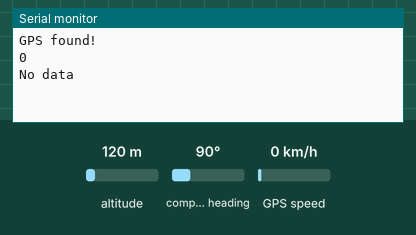
This sketch was run on a simulated ESP32. On the bench: the last lines printed to the serial monitor. The test bench sets the inputs (shaded band); at power-on: altitude 120 m, GPS speed 0 km/h, compass heading 90°. The GPS gets a fix after 3 s at 37.7749, -122.4194 with 8 satellites.

Above: at 3.2 s.
3.3 s: altitude set to 20 m
At 6.2 s:
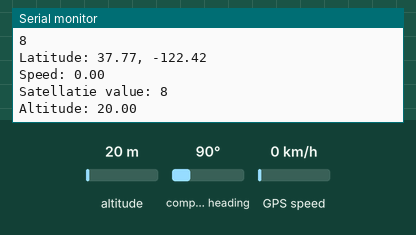
6.5 s: GPS speed set to 2 km/h
8.0 s: altitude set to 250 m
At 9.4 s:
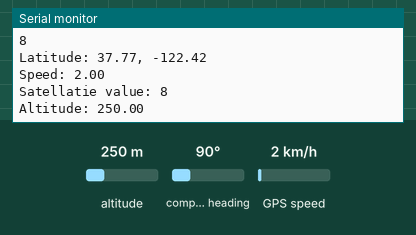

The sketch:

GPS.ino
```cpp
#include <TinyGPS++.h>

HardwareSerial neogps(1);
TinyGPSPlus gps;

void setup() {
  Serial.begin(115200);
  neogps.begin(9600, SERIAL_8N1, 16, 17);
  Serial.println("GPS found!");
  delay(2000);
}

void loop() {
  boolean newData = false;
  for (unsigned long start = millis(); millis()-start<1000;)
    while (neogps.available())
      if (gps.encode(neogps.read()))
        newData = true;
  if(newData == true) {
    newData = false;
    Serial.println(gps.satellites.value());
    print_speed();
  } else
    Serial.println("No data");
  delay(1000);
}

void print_speed() {
  if (gps.location.isValid() == 1) {
    Serial.print("Latitude: ");
    Serial.print(gps.location.lat());
    Serial.print(", ");
    Serial.println(gps.location.lng());
    Serial.print("Speed: ");
    Serial.println(gps.speed.kmph());
    Serial.print("Satellatie value: ");
    Serial.println(gps.satellites.value());
    Serial.print("Altitude: ");
    Serial.println(gps.altitude.meters());
  } else
    Serial.println("No data");
}
```

Measured:
- after the input at 3.3 s, the serial monitor: prints a new line after 1.7 s (image 1)
- after the input at 8.0 s, the serial monitor: prints a new line after 1.0 s (image 2)
